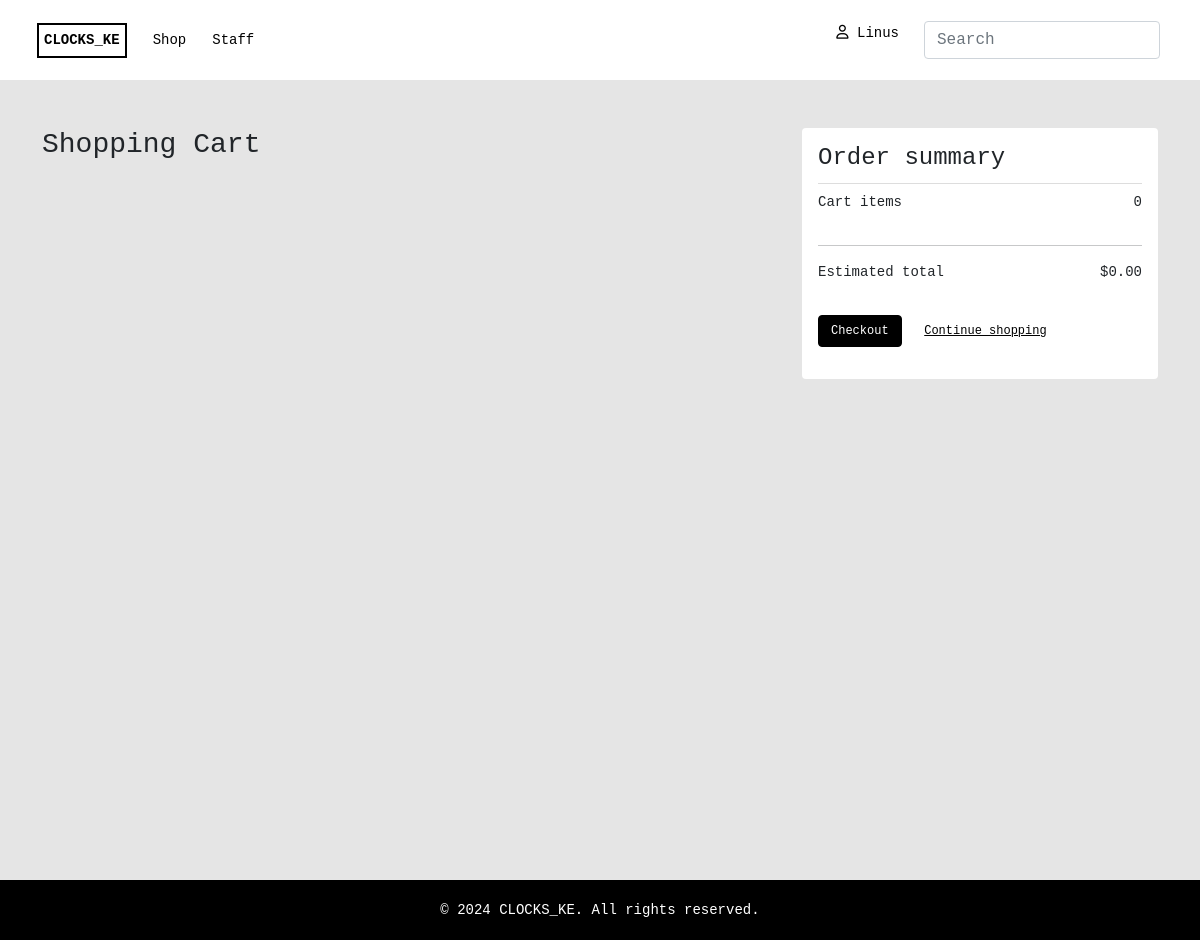
/cart (signed in), run on the app's committed database.
### store/models.py (models this page shows, shortened)
class CustomUser(AbstractBaseUser, PermissionsMixin):
    email = models.EmailField(max_length=255, unique=True)
    first_name = models.CharField(max_length=255)
    last_name = models.CharField(max_length=255)
    is_active = models.BooleanField(default=True)
    is_staff = models.BooleanField(default=False)
    date_joined = models.DateTimeField(auto_now_add=True)
    objects = CustomUserManager()
    USERNAME_FIELD = 'email'
    REQUIRED_FIELDS = ['first_name', 'last_name']
    def __str__(self):
        return self.email

class Order(models.Model):
    customer = models.ForeignKey(Customer,
                                 on_delete=models.SET_NULL,
                                 null=True)
    date_ordered = models.DateTimeField(auto_now_add=True)
    complete = models.BooleanField(default=False)
    shipped = models.BooleanField(default=False)
    transaction_id = models.CharField(max_length=100, default=uuid.uuid4)
    @property
    def get_cart_total(self):
        orderitems = self.orderitem_set.all()
        total = sum([item.get_total for item in orderitems])
        return total
    @property
    def get_cart_items(self):
        orderitems = self.orderitem_set.all()
        total = sum([item.quantity for item in orderitems])
        return total

### store/views.py (the view)
# urls.py: path('cart', views.cart, name='cart'),
def cart(request):
    try:
        if request.user.is_authenticated:
            customer = request.user.customer
            order, created = Order.objects.get_or_create(customer=customer,
                                                         complete=False)
            items = order.orderitem_set.all()
        else:
            items = []
            order = {'get_cart_total': 0, 'get_cart_items': 0}
    except:
        items = []
        order = {'get_cart_total': 0, 'get_cart_items': 0}
    context = {'items': items, 'order': order}
    return render(request, 'store/cart.html', context)

### store/templates/store/cart.html (shortened to what this page needs)
{% extends 'store/index.html' %} {% block content %} {% load static %}
<section class="shopping-cart py-5">
  <div class="container">
    <div class="row">
      <div class="col-md-8">
        <h3>Shopping Cart</h3>
      </div>
      <div class="col-md-4">
        <div class="order-summary p-3 bg-white rounded">
          <h4>Order summary</h4>
          <div class="d-flex justify-content-between">
            <p>Cart items</p>
            <p>{{order.get_cart_items}}</p>
          </div>
          <hr />
          <div class="d-flex justify-content-between">
            <p>Estimated total</p>
            <p class="font-weight-bold">
              ${{order.get_cart_total | floatformat:2}}
            </p>
          </div>
          <a href="{% url 'checkout' %}"
            ><button class="btn btn-dark btn-block my-3">Checkout</button></a
          >
          <a href="{% url 'shop' %}"
            ><button class="btn btn-link btn-block">
              Continue shopping
            </button></a
          >
        </div>
      </div>
    </div>
  </div>
</section>
{% endblock %}

### store/templates/store/index.html (shortened to what this page needs)
{% load static %}
<!DOCTYPE html>
<html lang="en">
<head>
  <link rel="stylesheet" href="{% static 'css/styles.css' %}" />
  <link rel="stylesheet" href="{% static 'css/shop.css' %}" />
  <link rel="stylesheet" href="{% static 'css/product.css' %}" />
  <link rel="stylesheet" href="{% static 'css/checkout.css' %}" />
  <link rel="stylesheet" href="{% static 'css/cart.css' %}" />
  <link rel="stylesheet" href="{% static 'css/signin.css' %}" />
  <link href="https://cdn.jsdelivr.net/npm/bootstrap@5.1.3/dist/css/bootstrap.min.css" rel="stylesheet"
 />
  <link rel="stylesheet" type="text/css"
    href="https://cdnjs.cloudflare.com/ajax/libs/toastr.js/latest/css/toastr.min.css" />
</head>
<body>
  <nav class="navbar custom-navbar navbar-expand-lg bg-body-tertiary">
    <div class="container-fluid">
      <a class="navbar-brand navbar-logo" href="{% url 'store' %}">CLOCKS_KE</a>
      <a class="nav-link" aria-current="page" href="{% url 'shop' %}">Shop</a>
      {% if user.is_staff %}
      <a href="{% url 'admin:index' %}" target="_blank">Staff</a>
      {% else %}
      <a href="{% url 'cart' %}">Cart({{order.get_cart_items}})</a>
      {% endif %}
      <div class="collapse navbar-collapse" id="navbarSupportedContent">
        <div class="end d-flex">
          <div class="user-profile ">
            {% if user.is_authenticated %}
            <a class="logout" href="{% url 'profile'%}">
              <i class="fa-regular fa-user"></i> <span class="d-none d-sm-inline">{{ user.first_name }}</span>
            </a>
            {% endif %}
          </div>
          <form class="d-flex" role="search">
            <input class="form-control me-2 search-input" type="search" placeholder="Search" aria-label="Search">
          </form>
        </div>
      </div>
    </div>
  </nav>
  {% block content %} {% endblock%}
  <section class="footer">
    <div class="footer-content">
      <p>© 2024 CLOCKS_KE. All rights reserved.</p>
    </div>
  </section>
</body>
</html>

### static/css/styles.css (style rules this page uses)
body { font-family: monospace !important; margin: 0; min-height: 100vh; display: flex; flex-direction: column; }
button { cursor: pointer; }
i { color: black; }
a { color: black !important; }
p { font-size: 14px !important; }
.btn { font-size: 12px !important; }
.navbar { position: sticky !important; top: 0 !important; z-index: 1000 !important; background-color: #ffffff !important; }
.custom-navbar { padding: 10px 20px; min-height: 80px; }
.navbar-logo { font-size: 10px; font-weight: bold; border: solid 2px black; padding: 5px; }
.navbar a { text-decoration: none; color: black; font-size: 14px; margin: 5px; }
.navbar .end { display: flex; flex-direction: row; gap: 20px; }
.search-input { height: fit-content !important; }
.footer { margin-top: auto; width: 100%; }
.footer-content { background-color: black; min-height: 60px; color: white; text-align: center; width: 100%; height: 2.5rem; }
.footer-content p { padding-top: 20px; margin: auto 0 auto 0; }

### static/css/cart.css (style rules this page uses)
.shopping-cart { background-color: #e5e5e5; min-height: 100vh; }
.order-summary h4 { border-bottom: 1px solid #ddd; padding-bottom: 10px; }
.order-summary .btn-dark { background-color: #000; border-color: #000; }
.order-summary .btn-link { color: #000; text-decoration: underline; }

### data on the page
CustomUser: first_name "Linus"
Order: get_cart_items "0", get_cart_total "0.00"
